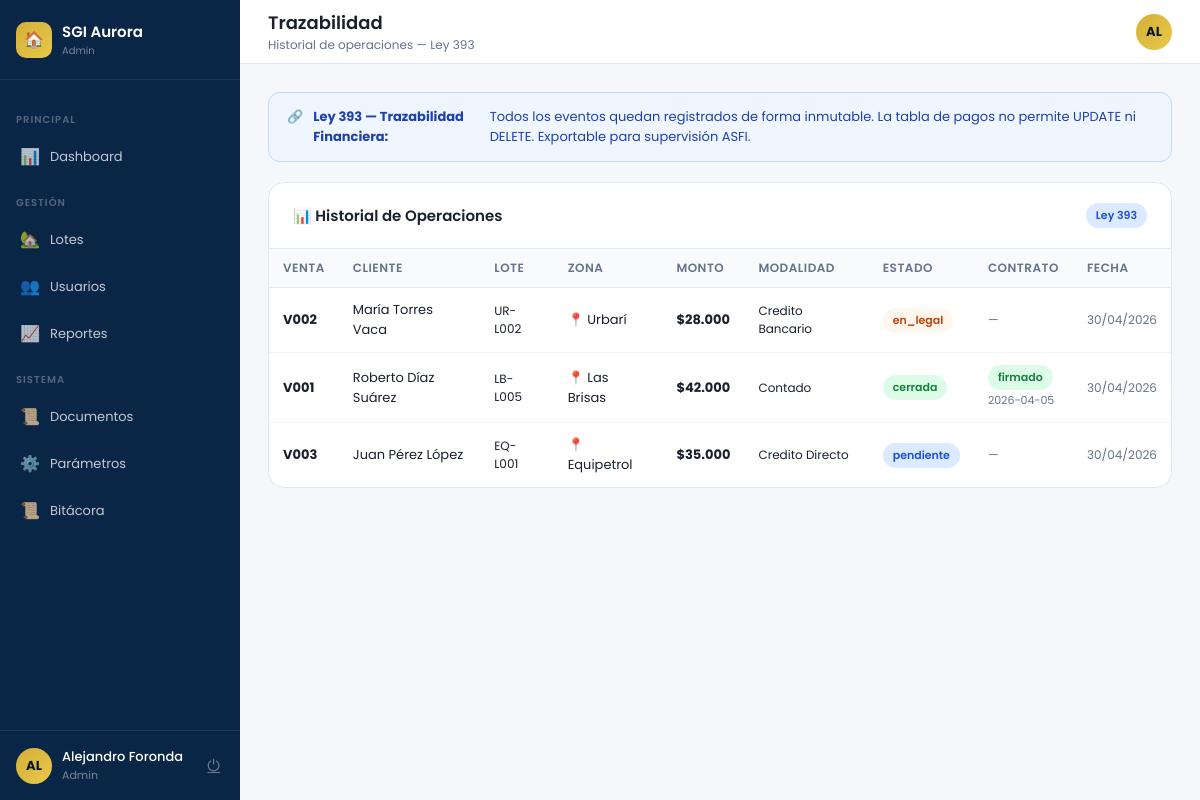
Page /legal/trazabilidad.php (signed in) on the committed database.
### tables this page shows
CREATE TABLE ventas (
  id          INT AUTO_INCREMENT PRIMARY KEY,
  cliente_id  INT NOT NULL,
  lote_id     INT NOT NULL,
  asesor_id   INT,
  monto       DECIMAL(12,2) NOT NULL,
  modalidad   ENUM('Contado','Credito Bancario','Credito Directo','Anticretico') NOT NULL,
  estado      ENUM('pendiente','en_legal','contrato','cerrada','cancelada') DEFAULT 'pendiente',
  fecha_venta DATE,
  contrato_id INT,
  created_at  DATETIME DEFAULT CURRENT_TIMESTAMP,
  FOREIGN KEY (cliente_id) REFERENCES clientes(id),
  FOREIGN KEY (lote_id)    REFERENCES lotes(id),
  FOREIGN KEY (asesor_id)  REFERENCES usuarios(id) ON DELETE SET NULL
);

CREATE TABLE usuarios (
  id          INT AUTO_INCREMENT PRIMARY KEY,
  nombre      VARCHAR(120) NOT NULL,
  email       VARCHAR(120) NOT NULL UNIQUE,
  password    VARCHAR(255) NOT NULL,    
  rol         ENUM('cliente','asesor','legal','admin') NOT NULL DEFAULT 'cliente',
  estado      ENUM('activo','inactivo') NOT NULL DEFAULT 'activo',
  telefono    VARCHAR(30),
  ci          VARCHAR(30),
  created_at  DATETIME DEFAULT CURRENT_TIMESTAMP,
  ultimo_acceso DATETIME
);

CREATE TABLE lotes (
  id          INT AUTO_INCREMENT PRIMARY KEY,
  codigo      VARCHAR(20) NOT NULL UNIQUE,
  nombre      VARCHAR(150) NOT NULL,
  zona_id     INT NOT NULL,
  direccion   VARCHAR(200),
  superficie  DECIMAL(10,2) NOT NULL,
  precio      DECIMAL(12,2) NOT NULL,
  tipo        ENUM('Residencial','Comercial','Industrial') DEFAULT 'Residencial',
  estado      ENUM('disponible','apartado','vendido','revision') DEFAULT 'revision',
  verificado  TINYINT(1) DEFAULT 0,
  servicios   VARCHAR(200),             
  emoji       VARCHAR(10) DEFAULT '🏡',
  asesor_id   INT,
  created_at  DATETIME DEFAULT CURRENT_TIMESTAMP,
  FOREIGN KEY (zona_id)   REFERENCES zonas(id),
  FOREIGN KEY (asesor_id) REFERENCES usuarios(id) ON DELETE SET NULL
);

CREATE TABLE zonas (
  id    INT AUTO_INCREMENT PRIMARY KEY,
  nombre VARCHAR(100) NOT NULL
);

CREATE TABLE contratos (
  id           INT AUTO_INCREMENT PRIMARY KEY,
  venta_id     INT NOT NULL UNIQUE,
  tarea_id     INT,
  generado_por INT,
  estado       ENUM('borrador','generado','firmado','cancelado') DEFAULT 'generado',
  fecha_gen    DATE DEFAULT (CURRENT_DATE),
  fecha_firma  DATE,
  notario      VARCHAR(120),
  archivo_path VARCHAR(255),
  created_at   DATETIME DEFAULT CURRENT_TIMESTAMP,
  FOREIGN KEY (venta_id)     REFERENCES ventas(id),
  FOREIGN KEY (tarea_id)     REFERENCES tareas_legales(id) ON DELETE SET NULL,
  FOREIGN KEY (generado_por) REFERENCES usuarios(id) ON DELETE SET NULL
);

### legal/trazabilidad.php (the view, shortened to what this page needs)
<?php
$pdo = getDB();
$operaciones = $pdo->query("
    SELECT v.id, v.monto, v.modalidad, v.estado, v.fecha_venta, v.created_at,
           u.nombre cliente_nombre, l.codigo, l.nombre lote_nombre, z.nombre zona_nombre,
           ct.estado contrato_estado, ct.fecha_firma
    FROM ventas v
    JOIN clientes c ON c.id = v.cliente_id
    JOIN usuarios u ON u.id = c.usuario_id
    JOIN lotes l ON l.id = v.lote_id
    JOIN zonas z ON z.id = l.zona_id
    LEFT JOIN contratos ct ON ct.venta_id = v.id
    ORDER BY v.created_at DESC
")->fetchAll();
require_once __DIR__ . '/../includes/layout.php';
?>
<div class="alert alert-info" style="margin-bottom:20px">
    🔗 <strong>Ley 393 — Trazabilidad Financiera:</strong> Todos los eventos quedan registrados de forma
    inmutable. La tabla de pagos no permite UPDATE ni DELETE. Exportable para supervisión ASFI.
</div>
<div class="card">
    <div class="card-header">
        <h3>📊 Historial de Operaciones</h3>
        <span class="badge badge-blue">Ley 393</span>
    </div>
    <div class="card-body p0">
        <table class="table">
            <thead>
                <tr>
                    <th>Venta</th><th>Cliente</th><th>Lote</th><th>Zona</th>
                    <th>Monto</th><th>Modalidad</th><th>Estado</th>
                    <th>Contrato</th><th>Fecha</th>
                </tr>
            </thead>
            <tbody>
                <?php foreach ($operaciones as $op):
                    $bcVenta = ['cerrada'=>'badge-green','en_legal'=>'badge-orange','pendiente'=>'badge-blue','contrato'=>'badge-gold','cancelada'=>'badge-red'];
                    $bcCt = ['firmado'=>'badge-green','generado'=>'badge-blue','borrador'=>'badge-gray'];
                ?>
                <tr>
                    <td><strong>V<?= str_pad($op['id'],3,'0',STR_PAD_LEFT) ?></strong></td>
                    <td><?= htmlspecialchars($op['cliente_nombre']) ?></td>
                    <td style="font-size:12px"><?= htmlspecialchars($op['codigo']) ?></td>
                    <td>📍 <?= htmlspecialchars($op['zona_nombre']) ?></td>
                    <td><strong>$<?= number_format($op['monto'],0,',','.') ?></strong></td>
                    <td style="font-size:12px"><?= $op['modalidad'] ?></td>
                    <td><span class="badge <?= $bcVenta[$op['estado']] ?? 'badge-gray' ?>"><?= $op['estado'] ?></span></td>
                    <td>
                        <?php if ($op['contrato_estado']): ?>
                            <span class="badge <?= $bcCt[$op['contrato_estado']] ?? 'badge-gray' ?>"><?= $op['contrato_estado'] ?></span>
                            <?php if ($op['fecha_firma']): ?><br><span style="font-size:11px;color:var(--muted)"><?= $op['fecha_firma'] ?></span><?php endif; ?>
                        <?php else: ?>
                            <span style="color:var(--muted);font-size:12px">—</span>
                        <?php endif; ?>
                    </td>
                    <td style="font-size:12px;color:var(--muted)"><?= date('d/m/Y', strtotime($op['created_at'])) ?></td>
                </tr>
                <?php endforeach; ?>
            </tbody>
        </table>
    </div>
</div>
<?php require_once __DIR__ . '/../includes/layout_end.php'; ?>

### includes/layout.php (style rules this page uses)
* { margin:0;padding:0;box-sizing:border-box }
:root { --navy:#0A2647;--navy-l:#1a3a6b;--navy-d:#061830; --gold:#D4AF37;--gold-l:#e8c84a; --green:#27AE60;--orange:#F39C12;--red:#E74C3C;--blue:#2E86C1; --bg:#F5F7FA;--white:#fff;--text:#1a202c;--muted:#64748b; --border:#e2e8f0;--sidebar-w:240px; }
body { font-family:'Poppins',sans-serif;background:var(--bg);color:var(--text);min-height:100vh;display:flex }
.card { background:var(--white);border-radius:16px;border:1px solid var(--border);margin-bottom:20px }
.card-header { padding:20px 24px;border-bottom:1px solid var(--border);display:flex;align-items:center;justify-content:space-between }
.card-header h3 { font-size:15px;font-weight:600 }
.card-body { padding:24px }
.card-body.p0 { padding:0 }
.table { width:100%;border-collapse:collapse }
.table th { padding:10px 14px;text-align:left;font-size:12px;font-weight:600;color:var(--muted);background:#f8fafc;border-bottom:1px solid var(--border);text-transform:uppercase;letter-spacing:.5px }
.table td { padding:12px 14px;font-size:13px;border-bottom:1px solid #f1f5f9;vertical-align:middle }
.table tr:last-child td { border-bottom:none }
.badge { display:inline-flex;align-items:center;padding:4px 10px;border-radius:20px;font-size:11px;font-weight:600 }
.badge-green { background:#dcfce7;color:#15803d }
.badge-orange { background:#fff7ed;color:#c2410c }
.badge-blue { background:#dbeafe;color:#1d4ed8 }
.alert { padding:14px 18px;border-radius:12px;font-size:13px;display:flex;align-items:flex-start;gap:10px;margin-bottom:16px }
.alert-info { background:#eff6ff;border:1px solid #bfdbfe;color:#1e40af }

### rows in the picture
ventas: id "002", usuarios.nombre "María Torres Vaca", lote.codigo "UR-L002", zonas.nombre "Urbarí", monto "28.000", modalidad "Credito Bancario", estado "en_legal", created_at "30/04/2026"
ventas: id "001", usuarios.nombre "Roberto Díaz Suárez", lote.codigo "LB-L005", zonas.nombre "Las Brisas", monto "42.000", modalidad "Contado", estado "cerrada", contratos.estado "firmado", contratos.fecha_firma "2026-04-05", created_at "30/04/2026"
ventas: id "003", usuarios.nombre "Juan Pérez López", lote.codigo "EQ-L001", zonas.nombre "Equipetrol", monto "35.000", modalidad "Credito Directo", estado "pendiente", created_at "30/04/2026"

### other values in the picture
$rol "Admin"
$sec['seccion'] "PRINCIPAL"
$item['icon'] "📊"
$item['label'] "Dashboard"
$sec['seccion'] "GESTIÓN"
$item['icon'] "🏡"
$item['label'] "Lotes"
$item['icon'] "👥"
$item['label'] "Usuarios"
$item['icon'] "📈"
$item['label'] "Reportes"
$sec['seccion'] "SISTEMA"
$item['icon'] "📜"
$item['label'] "Documentos"
$item['icon'] "⚙️"
